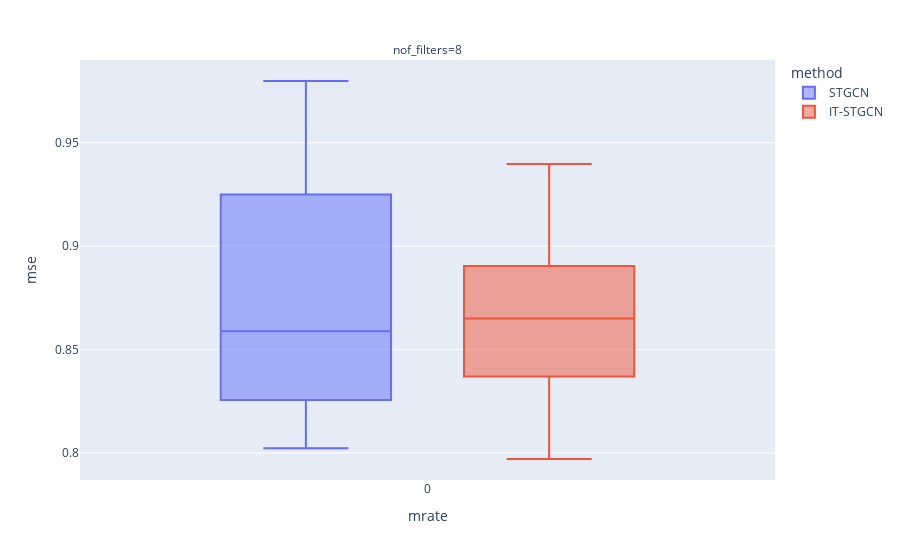

Notebook code cell kept with this figure:
### Markdown cell above
## Baseline

### Code cell
data.query("method!='GNAR' and mrate ==0 ").plot.box(backend='plotly',x='mrate',color='method',y='mse',facet_col='nof_filters',height=600)

### Figure 1 — Plotly figure (JSON) as saved in the notebook; plotly's stock layout.template omitted (floating-point values rounded to 4 significant figures)
{"data": [{"alignmentgroup": "True", "hovertemplate": "method=STGCN<br>nof_filters=8<br>mrate=%{x}<br>mse=%{y}<extra></extra>", "legendgroup": "STGCN", "marker": {"color": "#636efa"}, "name": "STGCN", "notched": false, "offsetgroup": "STGCN", "orientation": "v", "showlegend": true, "type": "box", "x": [0, 0, 0, 0, 0, 0, 0, 0, 0, 0, 0, 0, 0, 0, 0, 0, 0, 0, 0, 0, 0, 0, 0, 0, 0, 0, 0, 0, 0, 0], "x0": " ", "xaxis": "x", "y": [0.8041, 0.8389, 0.9339, 0.8562, 0.8054, 0.9249, 0.9527, 0.838, 0.9389, 0.8427, 0.8977, 0.8198, 0.8777, 0.8231, 0.8794, 0.8425, 0.9599, 0.8561, 0.893, 0.8134, 0.9376, 0.8759, 0.8319, 0.8212, 0.8671, 0.8256, 0.9541, 0.9798, 0.8615, 0.8024], "y0": " ", "yaxis": "y"}, {"alignmentgroup": "True", "hovertemplate": "method=IT-STGCN<br>nof_filters=8<br>mrate=%{x}<br>mse=%{y}<extra></extra>", "legendgroup": "IT-STGCN", "marker": {"color": "#EF553B"}, "name": "IT-STGCN", "notched": false, "offsetgroup": "IT-STGCN", "orientation": "v", "showlegend": true, "type": "box", "x": [0, 0, 0, 0, 0, 0, 0, 0, 0, 0, 0, 0, 0, 0, 0, 0, 0, 0, 0, 0, 0, 0, 0, 0, 0, 0, 0, 0, 0, 0], "x0": " ", "xaxis": "x", "y": [0.8745, 0.8706, 0.8903, 0.8324, 0.8385, 0.8849, 0.8682, 0.8682, 0.8335, 0.9045, 0.8383, 0.8221, 0.9373, 0.8904, 0.7971, 0.8833, 0.931, 0.8368, 0.9397, 0.8376, 0.8619, 0.9173, 0.8494, 0.8078, 0.8995, 0.916, 0.8416, 0.8394, 0.837, 0.803], "y0": " ", "yaxis": "y"}], "layout": {"annotations": [{"font": {}, "showarrow": false, "text": "nof_filters=8", "x": 0.5, "xanchor": "center", "xref": "paper", "y": 1, "yanchor": "bottom", "yref": "paper"}], "autosize": true, "boxmode": "group", "legend": {"title": {"text": "method"}, "tracegroupgap": 0}, "margin": {"t": 60}, "xaxis": {"anchor": "y", "autorange": true, "domain": [0, 1], "range": [-0.5, 0.5], "title": {"text": "mrate"}, "type": "linear"}, "yaxis": {"anchor": "x", "autorange": true, "domain": [0, 1], "range": [0.787, 0.99], "title": {"text": "mse"}, "type": "linear"}}}
